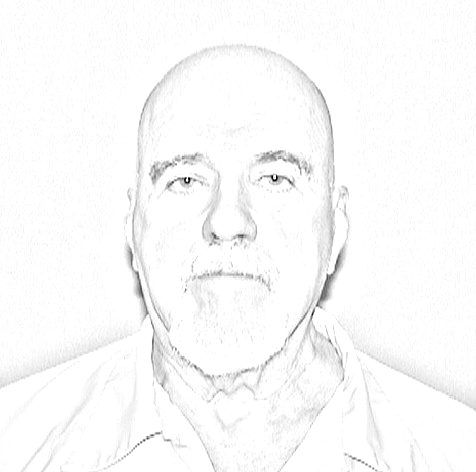
#> input picture CriminalDetectionPython/221.jpg.png, 476 x 472 px, given in place of NA, which was not available
$ python -i ConvertToSketch.py   (imports and definitions only)
#> lines starting #> are read from the running program, lines starting #| are printed output that depends on the picture; pictures that were not available may be replaced by others from this repository, and a replacement may not be noted
import cv2
import numpy as np
import os
import glob
from sketchify import sketch
# [44 lines left out: functions convert, convert_sketch, not called in this run]
def dodge(front: np.ndarray, back: np.ndarray) -> np.ndarray:
    """The formula comes from https://en.wikipedia.org/wiki/Blend_modes
    Args:
        front: (np.ndarray) - front image to be applied to dodge algorithm
        back: (np.ndarray) - back image to be applied to dodge algorithm

    Returns:
        image: (np.ndarray) - dodged image
    """
    result = back*255.0 / (255.0-front)
    result[result>255] = 255
    result[back==255] = 255
    return result.astype('uint8')
def sharpenImg(inverted):
    sharpen_value=6
    kernel=np.array([[0, -1, 0], [-1, sharpen_value,-1], [0, -1, 0]])
    finalimg=255 - cv2.filter2D(src=inverted, ddepth=-1, kernel=kernel)
    return finalimg
def sharpenImg1(inverted,sharpen_value=6):
    kernel=np.array([[0, -1, 0], [-1, sharpen_value,-1], [0, -1, 0]])
    finalimg=255 - cv2.filter2D(src=inverted, ddepth=-1, kernel=kernel)
    return finalimg
def convert_to_sketch2(imgpath1="NA",imgpath="NA",ext=".jpg",imgpath2="NA"):
#> called with imgpath1 = 'NA', imgpath = 'NA', ext = '.jpg', imgpath2 = 'NA'
    frame = cv2.imread(imgpath1)
#> frame is the input picture: shape (472, 476, 3); min 2, max 255, mean 250.3
    #cv2.imshow('image', frame)
    #cv2.waitKey(0)
    #cv2.destroyAllWindows()
    grayscale = np.array(np.dot(frame[..., :3], [0.299, 0.587, 0.114]), dtype=np.uint8)
    grayscale = np.stack((grayscale,) * 3, axis=-1)
#> grayscale: shape (472, 476, 3)
    inverted_img = 255 - grayscale
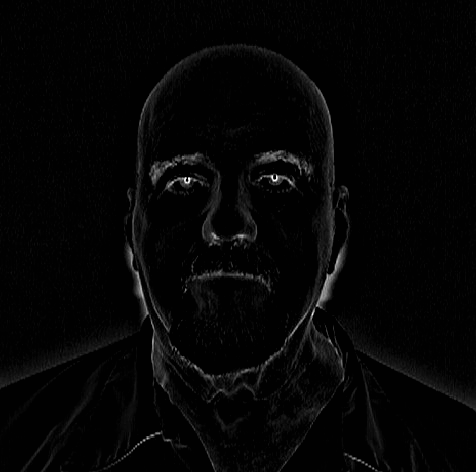
#> inverted_img: shape (472, 476, 3); min 1, max 254, mean 5.5
    blur_img = cv2.GaussianBlur(inverted_img, ksize=(0, 0), sigmaX=5)
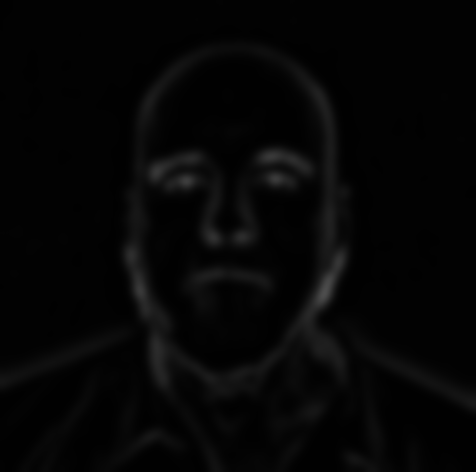
#> blur_img: shape (472, 476, 3); min 1, max 77, mean 5.5
    final_img = dodge(blur_img, grayscale)
#> in dodge, `result = back*255.0 / (255.0-front)`:
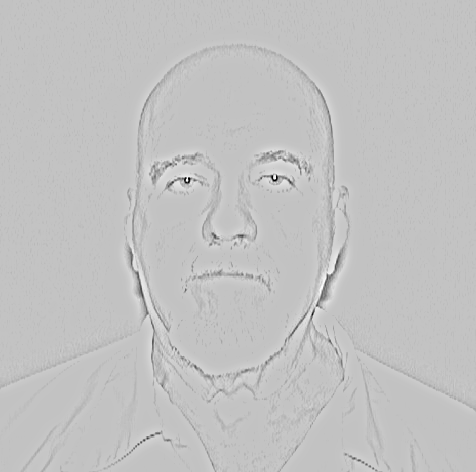
#> result: shape (472, 476, 3) float64; min 1.26, max 334.3, mean 254.9; drawn with min black and max white
#> in dodge, `result[result>255] = 255`:
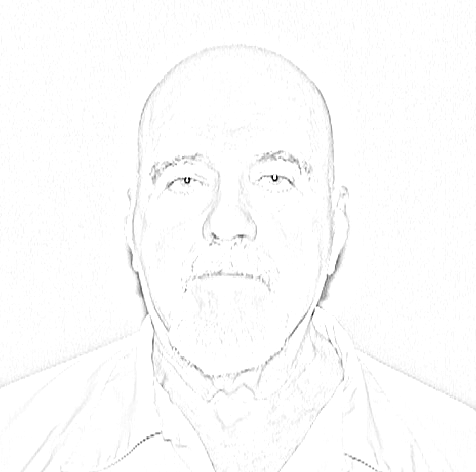
#> result: shape (472, 476, 3) float64; min 1.26, max 255, mean 252.8
    width = 200
    height = 200
    dim = (width, height)
    resized = cv2.resize(final_img, dim, interpolation = cv2.INTER_AREA)
    cv2.imwrite(imgpath+"_1"+ext,resized)
    #cv2.imwrite(imgpath2+"_1"+ext,resized)
    inverted = 255 - final_img
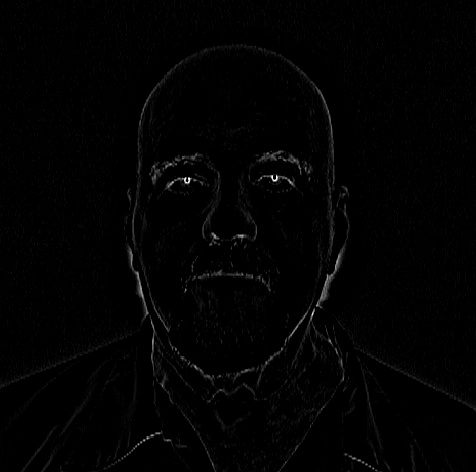
#> inverted: shape (472, 476, 3); min 0, max 254, mean 2.3
    finalimg=sharpenImg(inverted)
    width = 200
    height = 200
    dim = (width, height)
    resized = cv2.resize(finalimg, dim, interpolation = cv2.INTER_AREA)
    cv2.imwrite(imgpath+"_2"+ext,resized)
    #cv2.imwrite(imgpath2+"_2"+ext,resized)
    finalimg=sharpenImg1(inverted,7)
    width = 200
    height = 200
    dim = (width, height)
    resized = cv2.resize(finalimg, dim, interpolation = cv2.INTER_AREA)
    cv2.imwrite(imgpath+"_3"+ext,resized)
    #cv2.imwrite(imgpath2+"_3"+ext,resized)
    finalimg=sharpenImg1(inverted,10)
#> call 2 of sharpenImg1, with sharpen_value = 10
#> in sharpenImg1 (call 2), `finalimg=255 - cv2.filter2D(src=inverted, ddepth=-1, kernel=kernel)`:
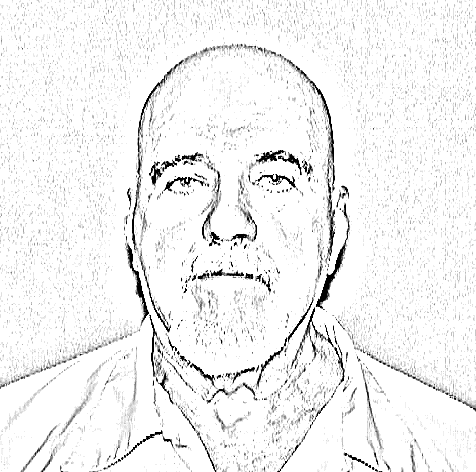
#> finalimg: shape (472, 476, 3); min 0, max 255, mean 241.8
    width = 200
    height = 200
    dim = (width, height)
    resized = cv2.resize(finalimg, dim, interpolation = cv2.INTER_AREA)
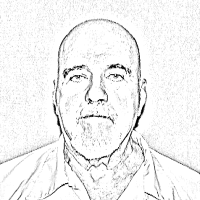
#> resized: shape (200, 200, 3); min 0, max 255, mean 241.8
    cv2.imwrite(imgpath+"_10"+ext,resized)
    cv2.imwrite(imgpath2+"_10"+ext,resized)

# [33 lines left out: functions convert_to_sketch2_for_aug, convert_to_sketch2_sharp_for_aug, convert_to_sketchify, not called in this run]

>>> result = convert_to_sketch2()
